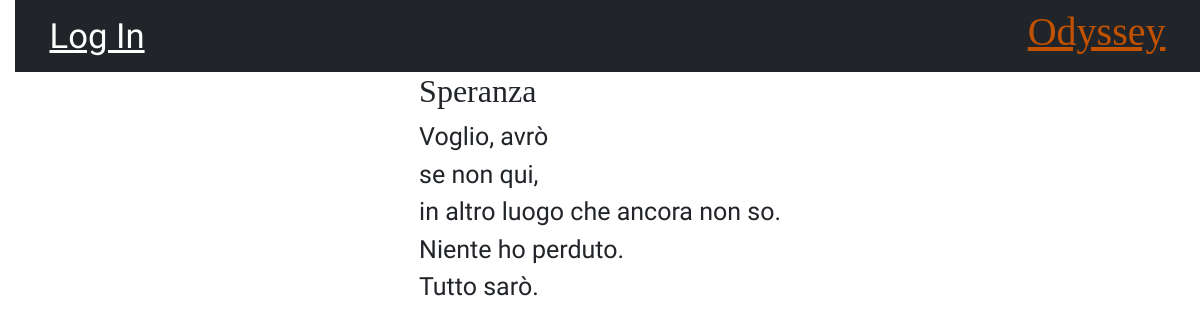
Screenshot of /post/9/ with the database file from the repository.
### blog/models.py (models this page shows, shortened)
class Post(models.Model):
	author=models.ForeignKey(settings.AUTH_USER_MODEL,on_delete=models.CASCADE)
	title=models.CharField(max_length=200)
	text=models.TextField()
	created_date=models.DateTimeField(default=timezone.now)
	published_date=models.DateTimeField(blank=True, null=True)

### blog/views.py (the view)
# urls.py: path('post/<int:pk>/',views.post_detail,name='post_detail'),
def post_detail(request,pk):
	post=get_object_or_404(Post,pk=pk)
	return render(request,'blog/post_detail.html',context={'post':post})

### blog/templates/blog/post_detail.html (shortened to what this page needs)
{% extends 'blog/base.html' %}
{% block content %}
    <article class="post">
        <aside class="actions">
        <h2>{{ post.title }}</h2>
        <p>{{ post.text|linebreaksbr }}</p>
    </article>
{% endblock %}

### blog/static/css/blog.css (style rules this page uses)
body { padding-left: 15px; font-family: 'Alex Brush', cursive; font-size: 25px; }
h1, h2, h3, h4 { font-family: 'Lobster', cursive; }
.post { margin-bottom: 70px; }
.post > .date, .post > .actions { float: right; }

### rows the page displays
Post: title "Speranza", text "Voglio, avrò se non qui, in altro luogo che ancora non so. Niente ho perduto. Tutto sarò."
